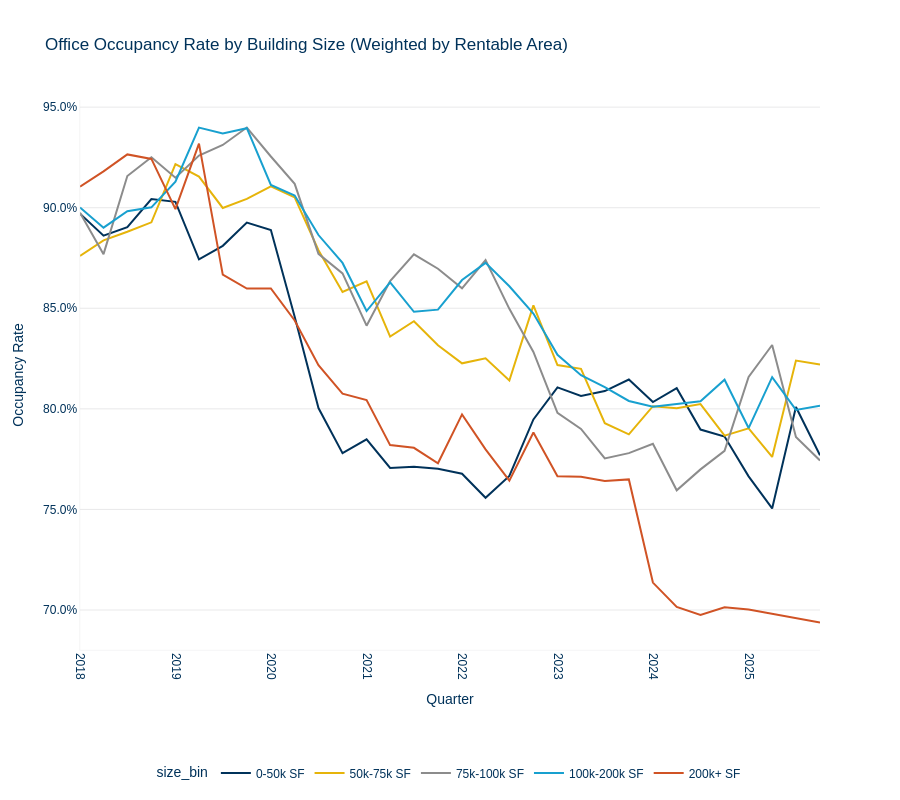

Notebook source saved alongside this figure:
### Markdown cell above
## 6. Generate Charts

### Code cell
# Chart 1: Office Occupancy Rate by Building Size
fig_office_occ = aquila_styled_line_chart(
    office_occ_by_size,
    x='date',
    y='weighted_occupancy_pct',
    color='size_bin',
    title='Office Occupancy Rate by Building Size (Weighted by Rentable Area)'
)
fig_office_occ.update_yaxes(tickformat='.1%', title='Occupancy Rate')
fig_office_occ.update_xaxes(title='Quarter')
fig_office_occ.write_html('charts/office/office_occupancy_by_size.html')
print("Saved: charts/office_occupancy_by_size.html")
fig_office_occ.show()

### Figure 1 — Plotly figure (JSON) as saved in the notebook; plotly's stock layout.template omitted (floating-point values rounded to 4 significant figures)
{"data": [{"hovertemplate": "size_bin=0-50k SF<br>date=%{x}<br>weighted_occupancy_pct=%{y}<extra></extra>", "legendgroup": "0-50k SF", "line": {"color": "#00325a", "dash": "solid"}, "marker": {"symbol": "circle"}, "mode": "lines", "name": "0-50k SF", "orientation": "v", "showlegend": true, "type": "scatter", "x": ["2018-01-01T00:00:00", "2018-04-01T00:00:00", "2018-07-01T00:00:00", "2018-10-01T00:00:00", "2019-01-01T00:00:00", "2019-04-01T00:00:00", "2019-07-01T00:00:00", "2019-10-01T00:00:00", "2020-01-01T00:00:00", "2020-04-01T00:00:00", "2020-07-01T00:00:00", "2020-10-01T00:00:00", "2021-01-01T00:00:00", "2021-04-01T00:00:00", "2021-07-01T00:00:00", "2021-10-01T00:00:00", "2022-01-01T00:00:00", "2022-04-01T00:00:00", "2022-07-01T00:00:00", "2022-10-01T00:00:00", "2023-01-01T00:00:00", "2023-04-01T00:00:00", "2023-07-01T00:00:00", "2023-10-01T00:00:00", "2024-01-01T00:00:00", "2024-04-01T00:00:00", "2024-07-01T00:00:00", "2024-10-01T00:00:00", "2025-01-01T00:00:00", "2025-04-01T00:00:00", "2025-07-01T00:00:00", "2025-10-01T00:00:00"], "xaxis": "x", "y": [0.897, 0.8861, 0.8903, 0.9043, 0.9029, 0.8743, 0.8811, 0.8926, 0.889, 0.8458, 0.8004, 0.778, 0.7849, 0.7706, 0.7712, 0.7703, 0.7678, 0.7558, 0.7666, 0.7947, 0.8107, 0.8064, 0.8089, 0.8146, 0.8034, 0.8103, 0.7897, 0.7863, 0.7665, 0.7505, 0.8009, 0.7769], "yaxis": "y"}, {"hovertemplate": "size_bin=50k-75k SF<br>date=%{x}<br>weighted_occupancy_pct=%{y}<extra></extra>", "legendgroup": "50k-75k SF", "line": {"color": "#e6b40a", "dash": "solid"}, "marker": {"symbol": "circle"}, "mode": "lines", "name": "50k-75k SF", "orientation": "v", "showlegend": true, "type": "scatter", "x": ["2018-01-01T00:00:00", "2018-04-01T00:00:00", "2018-07-01T00:00:00", "2018-10-01T00:00:00", "2019-01-01T00:00:00", "2019-04-01T00:00:00", "2019-07-01T00:00:00", "2019-10-01T00:00:00", "2020-01-01T00:00:00", "2020-04-01T00:00:00", "2020-07-01T00:00:00", "2020-10-01T00:00:00", "2021-01-01T00:00:00", "2021-04-01T00:00:00", "2021-07-01T00:00:00", "2021-10-01T00:00:00", "2022-01-01T00:00:00", "2022-04-01T00:00:00", "2022-07-01T00:00:00", "2022-10-01T00:00:00", "2023-01-01T00:00:00", "2023-04-01T00:00:00", "2023-07-01T00:00:00", "2023-10-01T00:00:00", "2024-01-01T00:00:00", "2024-04-01T00:00:00", "2024-07-01T00:00:00", "2024-10-01T00:00:00", "2025-01-01T00:00:00", "2025-04-01T00:00:00", "2025-07-01T00:00:00", "2025-10-01T00:00:00"], "xaxis": "x", "y": [0.876, 0.8838, 0.888, 0.8927, 0.9217, 0.9155, 0.8999, 0.9044, 0.9106, 0.9051, 0.8789, 0.8581, 0.8634, 0.8359, 0.8435, 0.8316, 0.8226, 0.8252, 0.8141, 0.8515, 0.8218, 0.8199, 0.7929, 0.7873, 0.8013, 0.8003, 0.8024, 0.7867, 0.7903, 0.7761, 0.824, 0.822], "yaxis": "y"}, {"hovertemplate": "size_bin=75k-100k SF<br>date=%{x}<br>weighted_occupancy_pct=%{y}<extra></extra>", "legendgroup": "75k-100k SF", "line": {"color": "#8c8c8c", "dash": "solid"}, "marker": {"symbol": "circle"}, "mode": "lines", "name": "75k-100k SF", "orientation": "v", "showlegend": true, "type": "scatter", "x": ["2018-01-01T00:00:00", "2018-04-01T00:00:00", "2018-07-01T00:00:00", "2018-10-01T00:00:00", "2019-01-01T00:00:00", "2019-04-01T00:00:00", "2019-07-01T00:00:00", "2019-10-01T00:00:00", "2020-01-01T00:00:00", "2020-04-01T00:00:00", "2020-07-01T00:00:00", "2020-10-01T00:00:00", "2021-01-01T00:00:00", "2021-04-01T00:00:00", "2021-07-01T00:00:00", "2021-10-01T00:00:00", "2022-01-01T00:00:00", "2022-04-01T00:00:00", "2022-07-01T00:00:00", "2022-10-01T00:00:00", "2023-01-01T00:00:00", "2023-04-01T00:00:00", "2023-07-01T00:00:00", "2023-10-01T00:00:00", "2024-01-01T00:00:00", "2024-04-01T00:00:00", "2024-07-01T00:00:00", "2024-10-01T00:00:00", "2025-01-01T00:00:00", "2025-04-01T00:00:00", "2025-07-01T00:00:00", "2025-10-01T00:00:00"], "xaxis": "x", "y": [0.8976, 0.8769, 0.9157, 0.9251, 0.9149, 0.9259, 0.9312, 0.9399, 0.9255, 0.9119, 0.8771, 0.8673, 0.8413, 0.8636, 0.8768, 0.8697, 0.8599, 0.874, 0.8497, 0.8283, 0.798, 0.79, 0.7753, 0.778, 0.7826, 0.7595, 0.7699, 0.7791, 0.8159, 0.8317, 0.786, 0.7744], "yaxis": "y"}, {"hovertemplate": "size_bin=100k-200k SF<br>date=%{x}<br>weighted_occupancy_pct=%{y}<extra></extra>", "legendgroup": "100k-200k SF", "line": {"color": "#18a0CF", "dash": "solid"}, "marker": {"symbol": "circle"}, "mode": "lines", "name": "100k-200k SF", "orientation": "v", "showlegend": true, "type": "scatter", "x": ["2018-01-01T00:00:00", "2018-04-01T00:00:00", "2018-07-01T00:00:00", "2018-10-01T00:00:00", "2019-01-01T00:00:00", "2019-04-01T00:00:00", "2019-07-01T00:00:00", "2019-10-01T00:00:00", "2020-01-01T00:00:00", "2020-04-01T00:00:00", "2020-07-01T00:00:00", "2020-10-01T00:00:00", "2021-01-01T00:00:00", "2021-04-01T00:00:00", "2021-07-01T00:00:00", "2021-10-01T00:00:00", "2022-01-01T00:00:00", "2022-04-01T00:00:00", "2022-07-01T00:00:00", "2022-10-01T00:00:00", "2023-01-01T00:00:00", "2023-04-01T00:00:00", "2023-07-01T00:00:00", "2023-10-01T00:00:00", "2024-01-01T00:00:00", "2024-04-01T00:00:00", "2024-07-01T00:00:00", "2024-10-01T00:00:00", "2025-01-01T00:00:00", "2025-04-01T00:00:00", "2025-07-01T00:00:00", "2025-10-01T00:00:00"], "xaxis": "x", "y": [0.9002, 0.8901, 0.8982, 0.9002, 0.913, 0.9398, 0.937, 0.9395, 0.9113, 0.9061, 0.8864, 0.8725, 0.8486, 0.8628, 0.8482, 0.8493, 0.864, 0.8726, 0.861, 0.8474, 0.8269, 0.8167, 0.8108, 0.8039, 0.801, 0.8023, 0.8037, 0.8145, 0.7905, 0.8158, 0.7995, 0.8015], "yaxis": "y"}, {"hovertemplate": "size_bin=200k+ SF<br>date=%{x}<br>weighted_occupancy_pct=%{y}<extra></extra>", "legendgroup": "200k+ SF", "line": {"color": "#D05325", "dash": "solid"}, "marker": {"symbol": "circle"}, "mode": "lines", "name": "200k+ SF", "orientation": "v", "showlegend": true, "type": "scatter", "x": ["2018-01-01T00:00:00", "2018-04-01T00:00:00", "2018-07-01T00:00:00", "2018-10-01T00:00:00", "2019-01-01T00:00:00", "2019-04-01T00:00:00", "2019-07-01T00:00:00", "2019-10-01T00:00:00", "2020-01-01T00:00:00", "2020-04-01T00:00:00", "2020-07-01T00:00:00", "2020-10-01T00:00:00", "2021-01-01T00:00:00", "2021-04-01T00:00:00", "2021-07-01T00:00:00", "2021-10-01T00:00:00", "2022-01-01T00:00:00", "2022-04-01T00:00:00", "2022-07-01T00:00:00", "2022-10-01T00:00:00", "2023-01-01T00:00:00", "2023-04-01T00:00:00", "2023-07-01T00:00:00", "2023-10-01T00:00:00", "2024-01-01T00:00:00", "2024-04-01T00:00:00", "2024-07-01T00:00:00", "2024-10-01T00:00:00", "2025-01-01T00:00:00", "2025-04-01T00:00:00", "2025-07-01T00:00:00", "2025-10-01T00:00:00"], "xaxis": "x", "y": [0.9105, 0.9181, 0.9265, 0.9243, 0.8993, 0.9319, 0.8667, 0.8598, 0.8598, 0.8439, 0.8217, 0.8076, 0.8044, 0.782, 0.7806, 0.773, 0.7972, 0.7798, 0.7643, 0.7883, 0.7665, 0.7662, 0.7641, 0.7649, 0.7136, 0.7015, 0.6975, 0.7014, 0.7003, 0.6981, 0.6961, 0.6938], "yaxis": "y"}], "layout": {"font": {"color": "#00325a", "family": "Futura LT Pro, Futura, Arial, sans-serif"}, "height": 800, "legend": {"orientation": "h", "title": {"font": {"family": "Futura LT Pro, Futura, Arial, sans-serif"}, "text": "size_bin"}, "tracegroupgap": 0, "x": 0.5, "xanchor": "center", "y": -0.25, "yanchor": "bottom"}, "margin": {"b": 100}, "paper_bgcolor": "white", "plot_bgcolor": "white", "title": {"font": {"family": "Futura LT Pro, Futura, Arial, sans-serif"}, "text": "Office Occupancy Rate by Building Size (Weighted by Rentable Area)"}, "xaxis": {"anchor": "y", "domain": [0, 1], "linecolor": "#e9e9ea", "linewidth": 0.5, "mirror": false, "showgrid": false, "showline": true, "tickangle": 90, "title": {"text": "Quarter"}, "zeroline": false}, "yaxis": {"anchor": "x", "domain": [0, 1], "gridcolor": "#e9e9ea", "linecolor": "#e9e9ea", "linewidth": 0.5, "mirror": false, "showgrid": true, "showline": true, "tickformat": ".1%", "title": {"text": "Occupancy Rate"}, "zeroline": true}}}
